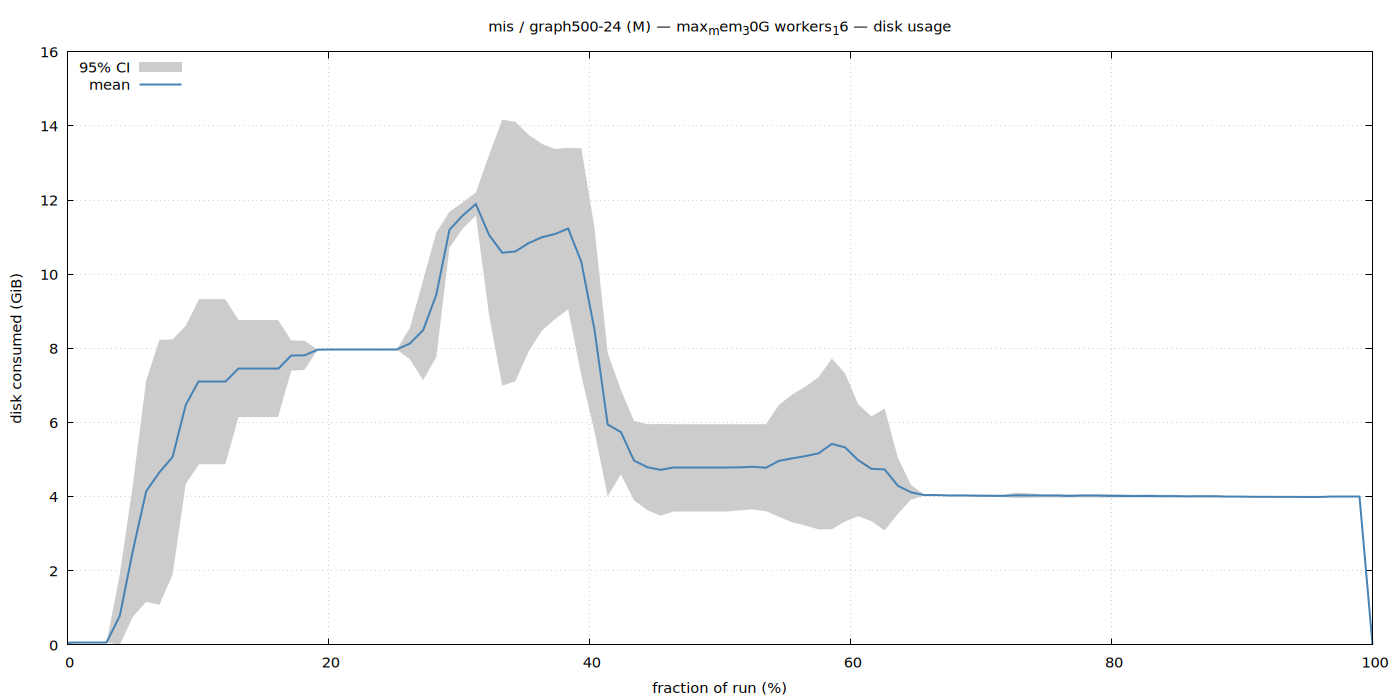

Write gnuplot code to recreate this figure.
set terminal pngcairo size 1400,700 enhanced font 'Sans,11'
set output '/home/ubuntu/nvm/gfrs/mis/M/graph500-24/max_mem_30G_workers_16/disk.png'
set title "mis / graph500-24 (M) — max_mem_30G workers_16 — disk usage"
set xlabel 'fraction of run (%)'
set ylabel 'disk consumed (GiB)'
set grid
set key top left
set yrange [0:*]
plot '/home/ubuntu/nvm/gfrs/mis/M/graph500-24/max_mem_30G_workers_16/disk.dat' using 1:3:4 with filledcurves lc rgb '#cccccc' title '95% CI', \
     '' using 1:2 with lines lw 2 lc rgb '#4682b4' title 'mean'
